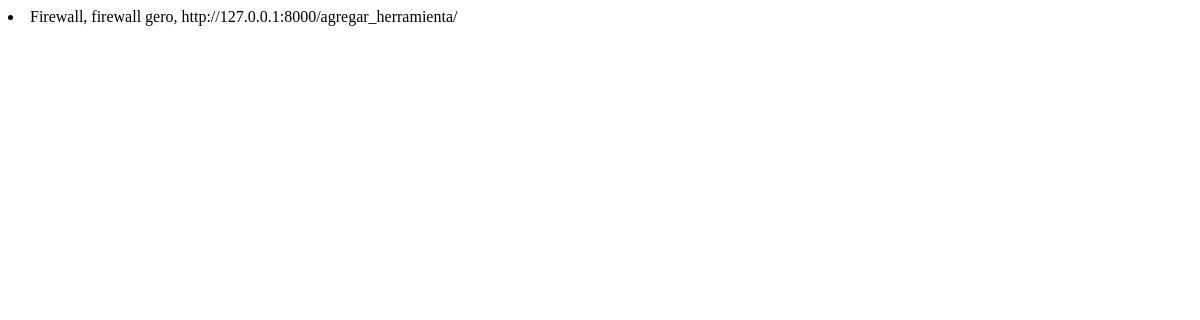
The app's page /leerHerramientas/, older data.
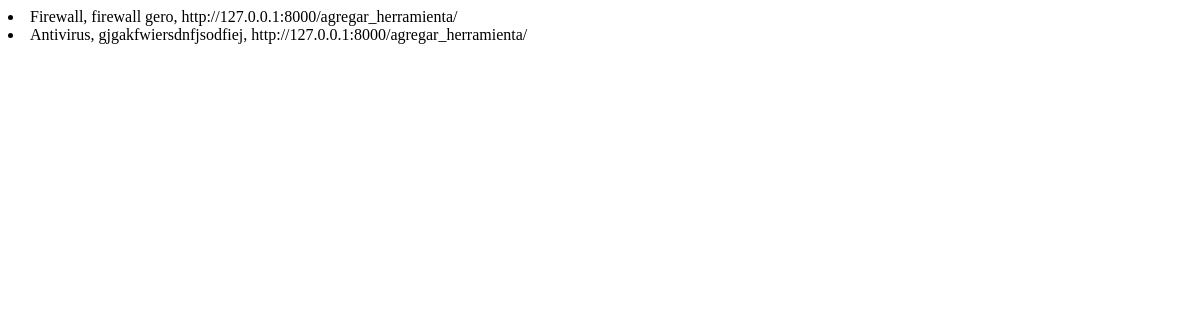
The same page, newer data.
### AppGero/models.py (models this page shows)
class Herramienta(models.Model):
    nombre = models.CharField(max_length=100)
    descripcion = models.TextField()
    url = models.URLField(null=True, blank=True)
    def __str__(self):
        return f"{self.nombre}, {self.descripcion}, {self.url}"

### AppGero/views.py (the view)
# urls.py: path('leerHerramientas/', views.leerHerramientas, name='leerHerramientas'),
def leerHerramientas (request):
    herramienta = Herramienta.objects.all()
    contexto = {"herramientas":herramienta}
    return render (request, "appgero/leerHerramientas.html", contexto)

### AppGero/templates/appgero/leerHerramientas.html (shortened to what this page needs)
<!DOCTYPE html>
<html lang="en">
<head>
</head>
<body>
    {% for p in herramientas %}
        <li>{{p}}</li>
    {% endfor %}
</body>
</html>

Row changes from the older to the newer data that the page shows:
added Herramienta: nombre+descripcion+url "Antivirus, gjgakfwiersdnfjsodfiej, http://127.0.0.1:8000/agregar_herramienta/"
